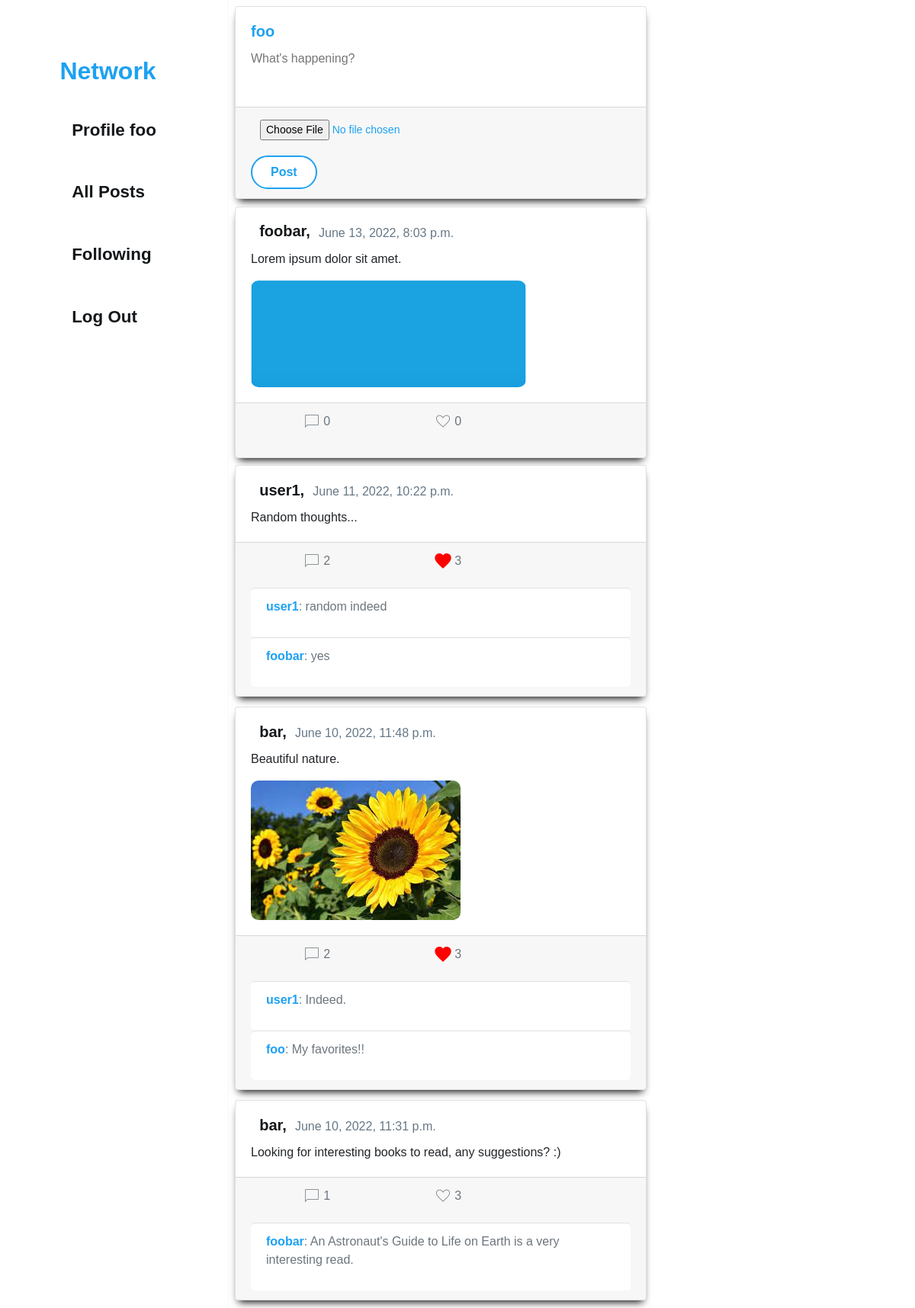
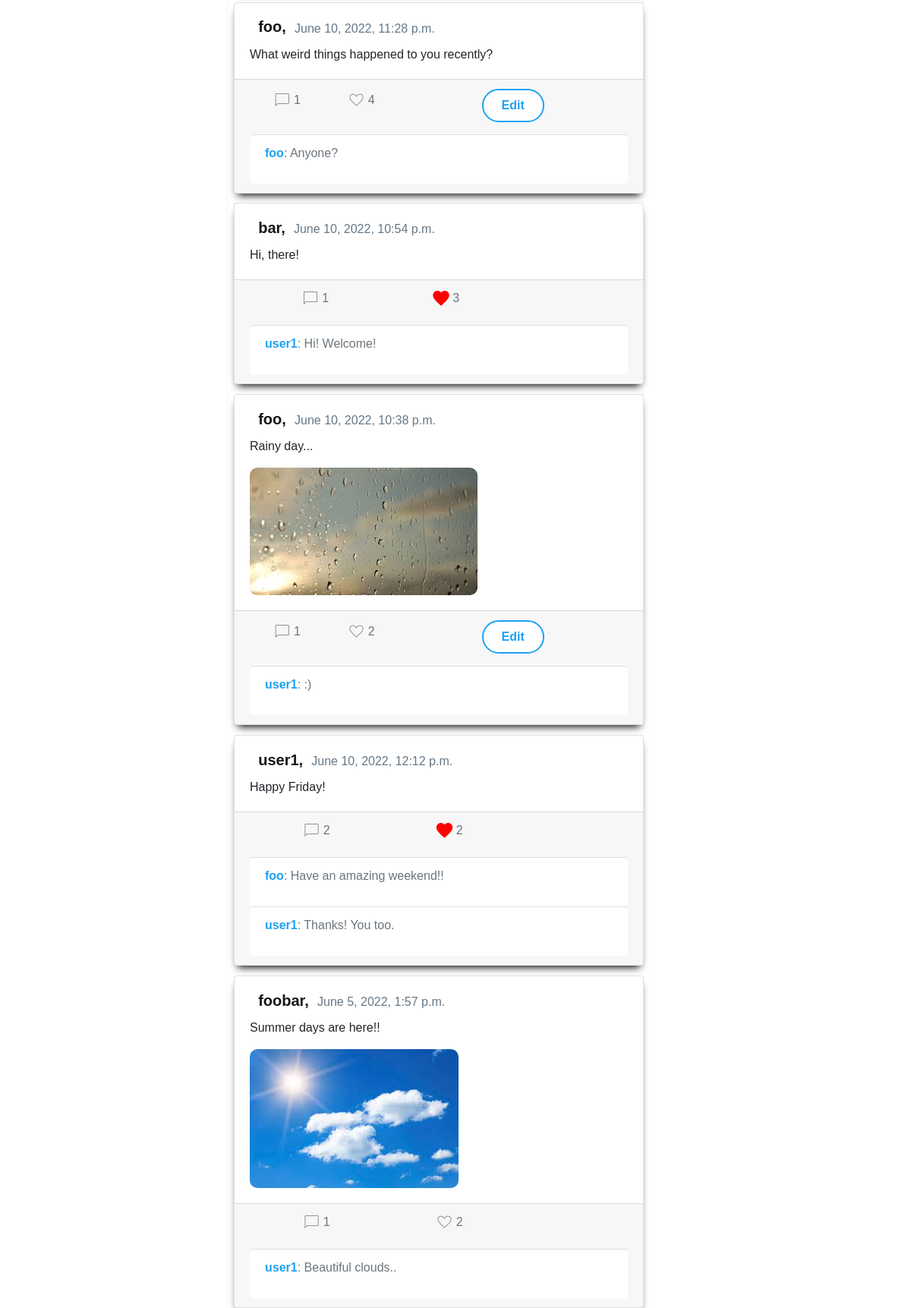
The app's page / (signed in, upper part) with its own data (2 pictures, top to bottom).
### network/models.py (models this page shows, shortened)
class User(AbstractUser):
    pass

class Post(models.Model):
    owner = models.ForeignKey(User, on_delete=models.CASCADE, related_name="posts")
    content = models.TextField(max_length=300)
    date = models.DateTimeField(auto_now_add=True, blank=True)
    image = models.ImageField(upload_to='images', blank=True)
    class Meta:
        ordering = ['-date']

class Comment(models.Model):
    post = models.ForeignKey(Post, on_delete=models.CASCADE, related_name="comments")
    user = models.ForeignKey(User, on_delete=models.SET_NULL, blank=True, null=True, related_name="commentBy")
    text = models.TextField(max_length=300)

### network/views.py (the view, shortened to what this page needs)
# urls.py: path("", views.index, name="index"),
@csrf_exempt
def index(request):
    if request.user.is_authenticated:
        if request.method == 'GET':
            posts = Post.objects.all()
            paginator = Paginator(posts, 10)
            page_number = request.GET.get('page')
            page_obj = paginator.get_page(page_number)
            userLikes = list(posts)
            for post in userLikes:
                post.is_liked = post.likes.filter(likedBy=request.user).exists()
            return render(request, "network/index.html", {
                'posts': posts,
                'likes': Like.objects.all(),
                'comments': Comment.objects.all(),
                'form': AddPost(),
                'userLiked': userLikes,
                'page_obj': page_obj
            })
    else:
        return HttpResponseRedirect(reverse("login"))

### network/views.py
class AddPost(forms.Form):
    content = forms.CharField(label="Content", widget=forms.Textarea(attrs={
        'placeholder': "What's happening?", 'class': 'add-post-content'}), max_length=300)
    image = forms.ImageField(label="Image", required=False)

### network/templates/network/index.html (shortened to what this page needs)
{% extends "network/layout.html" %}
{% load static %}
{% block body %}
    <div class="card card-post">
        <div class="card-body">
            <h5 class="card-title"><strong style="color: #1DA1F2">{{ user.username }}</strong></h5>
            <form id="add-post" autocomplete="off" enctype="multipart/form-data">
            <p class="card-text">{{ form.content }}</p>
        </div>
        <div class="card-footer text-muted">
            <p>{{ form.image }}</p>
            <input type="submit" name="create-post" value="Post">
        </div>
    </div>
    <div id="posts-wrapper">
        {% if posts %}
            {% for post in page_obj.object_list %}
                <div class="card" data-postid="{{ post.id }}" data-post-owner="{{ post.owner.id }}">
                    <div class="card-body">
                    <h5 class="card-title"><a href="{% url 'profile' post.owner.id %}"><strong>{{ post.owner }},</strong></a><span class="date">{{ post.date }}</span></h5>
                    <p class="card-text">{{ post.content }}</p>
                    {% if post.image %}
                    <img src="{{ post.image.url }}">
                    {% endif %}
                    </div>
                    <div class="card-footer text-muted">
                        <div class="card-bubble">
                            <p class="comment-btn"><span class="material-symbols-outlined">chat_bubble</span>{{ post.comments.count }}</p>
                            {% if post.owner == user or post.likes.count == 0 %}
                                <p class="like-button"><span class="material-symbols-outlined">favorite</span>{{ post.likes.count }}</p>
                            {% else %}
                                {% for userLikedPost in userLiked %}
                                    {% if userLikedPost == post %}
                                        {% if userLikedPost.is_liked is True %}
                                            <p class="like-button like"><span class="material-symbols-outlined">favorite</span>{{ post.likes.count }}</p>
                                        {% else %}
                                            <p class="like-button"><span class="material-symbols-outlined">favorite</span>{{ post.likes.count }}</p>
                                        {% endif %}
                                    {% endif %}
                                {% endfor %}
                            {% endif %}
                            {% if post.owner == user %}
                                <p><a class="edit-btn submit-btn" href="{% url 'profile' post.owner.id %}">Edit</a></p>
                            {% endif %}
                        </div>
                        {% for comment in comments %}
                            {% if comment.post == post%}
                            <div data-comment-post-id="{{ post.id }}" class="card-footer text-muted" style="background-color: #fff; border-radius: 5px;">
                                <p><strong style="color: #1DA1F2;">{{ comment.user}}</strong>: {{ comment.text}}</p>
                            </div>
                            {% endif %}
                        {% endfor %}
                    </div>
                </div>
            {% endfor %}
        {% else %}
            <p>Create your first post!</p>
        {% endif %}
        </div>
{% endblock %}

### network/templates/network/layout.html (shortened to what this page needs)
{% load static %}
<!DOCTYPE html>
<html lang="en">
    <head>
        <link rel="stylesheet" href="https://stackpath.bootstrapcdn.com/bootstrap/4.4.1/css/bootstrap.min.css">
        <link href="{% static 'network/styles.css' %}" rel="stylesheet">
    </head>
    <body>
        <nav class="navigation">
        <a class="navbar-brand" href="{% url 'index' %}"><strong>Network</strong></a>
        <div class="menu">
            <ul class="menu-item">
            {% if user.is_authenticated %}
                <li>
                    <a href="{% url 'profile' user.id %}"><strong>Profile {{ user.username }}</strong></a>
                </li>
            {% endif %}
            <li>
                <a href="{% url 'index' %}"><strong>All Posts</strong></a>
            </li>
            {% if user.is_authenticated %}
                <li>
                    <a href="{% url 'following' %}"><strong>Following</strong></a>
                </li>
                <li>
                    <a href="{% url 'logout' %}"><strong>Log Out</strong></a>
                </li>
            {% endif %}
            </ul>
        </div>
        </nav>
        <div class="body">
            {% block body %}
            {% endblock %}
        </div>
    </body>
</html>

### network/static/network/styles.css (style rules this page uses)
*, *::before, *::after { box-sizing: border-box; margin: 0; padding: 0; text-decoration: none; }
body { font-family: Arial, Helvetica, sans-serif; }
.body { margin-left: 25%; max-width: calc(100% - 25%); }
#posts-wrapper { max-width: 60%; }
.navigation { height: 100%; width: 25%; position: fixed; left: 0; top: 0; display: flex; flex-direction: column; justify-content: flex-start; align-items: center; border-right: 1px solid #F5F8FA; font-size: 1.4rem; padding-top: 4rem; }
a { border-radius: 20px; color: #14171A; padding: 0.7rem; transition-duration: 200ms; }
.menu-item li { padding-bottom: 3rem; list-style-type: none; }
.navbar-brand { font-size: 2rem; margin-bottom: 2rem; color: #1DA1F2; }
.card:first-child { margin-top: 0.5rem; margin-bottom: 0.6rem; }
.card { width: 100%; box-shadow: 0px 7px 10px -5px #000000; margin-bottom: 0.8rem; margin-left: 0.5rem; transition-duration: 300ms; }
.card img { border-radius: 10px; max-width: 100%; }
.date { font-size: 1rem; color: #657786; }
.add-post-content { width: 100%; height: 3em; outline: none; resize: none; border: none; border-radius: 5px; }
.card-bubble { display: flex; justify-content: space-around; align-items: baseline; }
.card-post { width: 60%; }
input[type="submit"], .submit-btn { display: inline-block; background-color: #fff; border-radius: 50px; border: 2px solid #1DA1F2; color: #1DA1F2; cursor: pointer; font-size: 16px; font-weight: bold; padding: 8px 24px; text-align: center; text-decoration: none; transition-duration: 200ms; }
#id_image { display: inline-block; border-radius: 10px; color: #1DA1F2; font-size: 14px; padding: 4px 12px; text-align: center; text-decoration: none; transition-duration: 200ms; cursor: pointer; }
input[type="file"] { border: none; }
.like-button, .comment-btn { display: flex; justify-content: baseline; }
.like-button span, .comment-btn span { cursor: pointer; transition: scale 400ms ease-in-out, color 400ms ease-in-out; font-variation-settings: 'FILL' 0, 'wght' 200, 'GRAD' 0, 'opsz' 48 }
.like span { color: red; font-variation-settings: 'FILL' 1, 'wght' 700, 'GRAD' 0, 'opsz' 48; transition: scale 400ms ease-in-out, color 400ms ease-in-out; }
.like-button span, .comment-btn span { margin-right: 0.2rem; }
.comment-btn { cursor: pointer; transition: scale 400ms ease-in-out, color 400ms ease-in-out; }

### records on screen
User: username "foo"
Post: owner "foobar", date "June 13, 2022, 8:03 p.m.", content "Lorem ipsum dolor sit amet.", image (picture), comments.count "0", likes.count "0"
Post: owner "user1", date "June 11, 2022, 10:22 p.m.", content "Random thoughts...", comments.count "2", likes.count "3"
Comment: user "user1", text "random indeed"
Comment: user "foobar", text "yes"
Post: owner "bar", date "June 10, 2022, 11:48 p.m.", content "Beautiful nature.", image (picture), comments.count "2", likes.count "3"
Comment: user "user1", text "Indeed."
Comment: user "foo", text "My favorites!!"
Post: owner "bar", date "June 10, 2022, 11:31 p.m.", content "Looking for interesting books to read, any suggestions? :)", comments.count "1", likes.count "3"
Comment: user "foobar", text "An Astronaut's Guide to Life on Earth is a very interesting read."
Post: owner "foo", date "June 10, 2022, 11:28 p.m.", content "What weird things happened to you recently?", comments.count "1", likes.count "4"
Comment: user "foo", text "Anyone?"
Post: owner "bar", date "June 10, 2022, 10:54 p.m.", content "Hi, there!", comments.count "1", likes.count "3"
Comment: user "user1", text "Hi! Welcome!"
Post: owner "foo", date "June 10, 2022, 10:38 p.m.", content "Rainy day...", image (picture), comments.count "1", likes.count "2"
Comment: user "user1", text ":)"
Post: owner "user1", date "June 10, 2022, 12:12 p.m.", content "Happy Friday!", comments.count "2", likes.count "2"
Comment: user "foo", text "Have an amazing weekend!!"
Comment: user "user1", text "Thanks! You too."
Post: owner "foobar", date "June 5, 2022, 1:57 p.m.", content "Summer days are here!!", image (picture), comments.count "1", likes.count "2"
Comment: user "user1", text "Beautiful clouds.."
